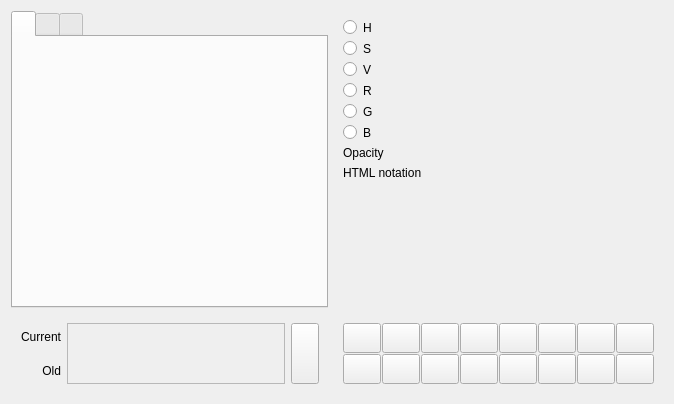
<?xml version="1.0" encoding="UTF-8"?>
<ui version="4.0">
 <class>CompoundColorWidget</class>
 <widget class="QWidget" name="CompoundColorWidget">
  <property name="geometry">
   <rect>
    <x>0</x>
    <y>0</y>
    <width>674</width>
    <height>404</height>
   </rect>
  </property>
  <property name="windowTitle">
   <string>Form</string>
  </property>
  <layout class="QGridLayout" name="gridLayout_2">
   <item row="0" column="0">
    <layout class="QGridLayout" name="mGridLayout" rowstretch="1,0" columnstretch="1,0">
     <property name="horizontalSpacing">
      <number>6</number>
     </property>
     <item row="0" column="1">
      <widget class="QWidget" name="mSlidersWidget" native="true">
       <layout class="QVBoxLayout" name="verticalLayout">
        <item>
         <layout class="QHBoxLayout" name="horizontalLayout_4" stretch="0,0,1">
          <item>
           <widget class="QRadioButton" name="mHueRadio">
            <property name="text">
             <string/>
            </property>
           </widget>
          </item>
          <item>
           <widget class="QLabel" name="label_5">
            <property name="text">
             <string>H</string>
            </property>
           </widget>
          </item>
          <item>
           <widget class="ColorSliderWidget" name="mHueSlider" native="true"/>
          </item>
         </layout>
        </item>
        <item>
         <layout class="QHBoxLayout" name="horizontalLayout_5" stretch="0,0,1">
          <item>
           <widget class="QRadioButton" name="mSaturationRadio">
            <property name="text">
             <string/>
            </property>
           </widget>
          </item>
          <item>
           <widget class="QLabel" name="label_6">
            <property name="text">
             <string>S</string>
            </property>
           </widget>
          </item>
          <item>
           <widget class="ColorSliderWidget" name="mSaturationSlider" native="true"/>
          </item>
         </layout>
        </item>
        <item>
         <layout class="QHBoxLayout" name="horizontalLayout_6" stretch="0,0,1">
          <item>
           <widget class="QRadioButton" name="mValueRadio">
            <property name="text">
             <string/>
            </property>
           </widget>
          </item>
          <item>
           <widget class="QLabel" name="label_7">
            <property name="text">
             <string>V</string>
            </property>
           </widget>
          </item>
          <item>
           <widget class="ColorSliderWidget" name="mValueSlider" native="true"/>
          </item>
         </layout>
        </item>
        <item>
         <layout class="QHBoxLayout" name="horizontalLayout" stretch="0,0,1">
          <item>
           <widget class="QRadioButton" name="mRedRadio">
            <property name="text">
             <string/>
            </property>
           </widget>
          </item>
          <item>
           <widget class="QLabel" name="label_8">
            <property name="text">
             <string>R</string>
            </property>
           </widget>
          </item>
          <item>
           <widget class="ColorSliderWidget" name="mRedSlider" native="true"/>
          </item>
         </layout>
        </item>
        <item>
         <layout class="QHBoxLayout" name="horizontalLayout_2" stretch="0,0,1">
          <item>
           <widget class="QRadioButton" name="mGreenRadio">
            <property name="text">
             <string/>
            </property>
           </widget>
          </item>
          <item>
           <widget class="QLabel" name="label_9">
            <property name="text">
             <string>G</string>
            </property>
           </widget>
          </item>
          <item>
           <widget class="ColorSliderWidget" name="mGreenSlider" native="true"/>
          </item>
         </layout>
        </item>
        <item>
         <layout class="QHBoxLayout" name="horizontalLayout_3" stretch="0,0,1">
          <item>
           <widget class="QRadioButton" name="mBlueRadio">
            <property name="text">
             <string/>
            </property>
           </widget>
          </item>
          <item>
           <widget class="QLabel" name="label_10">
            <property name="text">
             <string>B</string>
            </property>
           </widget>
          </item>
          <item>
           <widget class="ColorSliderWidget" name="mBlueSlider" native="true"/>
          </item>
         </layout>
        </item>
        <item>
         <layout class="QHBoxLayout" name="mAlphaLayout">
          <item>
           <widget class="QLabel" name="mAlphaLabel">
            <property name="text">
             <string>Opacity</string>
            </property>
           </widget>
          </item>
          <item>
           <widget class="ColorSliderWidget" name="mAlphaSlider" native="true"/>
          </item>
         </layout>
        </item>
        <item>
         <layout class="QHBoxLayout" name="horizontalLayout_8">
          <item>
           <widget class="QLabel" name="label">
            <property name="text">
             <string>HTML notation</string>
            </property>
           </widget>
          </item>
          <item>
           <widget class="ColorTextWidget" name="mColorText" native="true"/>
          </item>
         </layout>
        </item>
        <item>
         <spacer name="verticalSpacer">
          <property name="orientation">
           <enum>Qt::Vertical</enum>
          </property>
          <property name="sizeHint" stdset="0">
           <size>
            <width>20</width>
            <height>0</height>
           </size>
          </property>
         </spacer>
        </item>
       </layout>
      </widget>
     </item>
     <item row="1" column="0">
      <widget class="QWidget" name="mPreviewWidget" native="true">
       <property name="sizePolicy">
        <sizepolicy hsizetype="Preferred" vsizetype="Fixed">
         <horstretch>0</horstretch>
         <verstretch>0</verstretch>
        </sizepolicy>
       </property>
       <property name="maximumSize">
        <size>
         <width>16777215</width>
         <height>80</height>
        </size>
       </property>
       <layout class="QGridLayout" name="gridLayout" columnstretch="0,1,0">
        <item row="0" column="0">
         <widget class="QLabel" name="label_3">
          <property name="text">
           <string>Current</string>
          </property>
          <property name="alignment">
           <set>Qt::AlignRight|Qt::AlignTrailing|Qt::AlignVCenter</set>
          </property>
         </widget>
        </item>
        <item row="1" column="0">
         <widget class="QLabel" name="mOldColorLabel">
          <property name="text">
           <string>Old</string>
          </property>
          <property name="alignment">
           <set>Qt::AlignRight|Qt::AlignTrailing|Qt::AlignVCenter</set>
          </property>
         </widget>
        </item>
        <item row="0" column="2" rowspan="2">
         <widget class="QPushButton" name="mAddCustomColorButton">
          <property name="sizePolicy">
           <sizepolicy hsizetype="Minimum" vsizetype="Preferred">
            <horstretch>0</horstretch>
            <verstretch>0</verstretch>
           </sizepolicy>
          </property>
          <property name="minimumSize">
           <size>
            <width>28</width>
            <height>0</height>
           </size>
          </property>
          <property name="maximumSize">
           <size>
            <width>28</width>
            <height>16777215</height>
           </size>
          </property>
          <property name="toolTip">
           <string>Add color to swatch</string>
          </property>
          <property name="text">
           <string/>
          </property>
          <property name="iconSize">
           <size>
            <width>24</width>
            <height>24</height>
           </size>
          </property>
         </widget>
        </item>
        <item row="0" column="1" rowspan="2">
         <widget class="QFrame" name="frame_2">
          <property name="frameShape">
           <enum>QFrame::StyledPanel</enum>
          </property>
          <property name="frameShadow">
           <enum>QFrame::Raised</enum>
          </property>
          <layout class="QHBoxLayout" name="horizontalLayout_13">
           <property name="leftMargin">
            <number>1</number>
           </property>
           <property name="topMargin">
            <number>1</number>
           </property>
           <property name="rightMargin">
            <number>1</number>
           </property>
           <property name="bottomMargin">
            <number>1</number>
           </property>
           <item>
            <widget class="ColorPreviewWidget" name="mColorPreview" native="true">
             <property name="minimumSize">
              <size>
               <width>0</width>
               <height>40</height>
              </size>
             </property>
            </widget>
           </item>
          </layout>
         </widget>
        </item>
       </layout>
      </widget>
     </item>
     <item row="1" column="1">
      <widget class="QWidget" name="mSwatchesWidget" native="true">
       <property name="sizePolicy">
        <sizepolicy hsizetype="Preferred" vsizetype="Fixed">
         <horstretch>0</horstretch>
         <verstretch>0</verstretch>
        </sizepolicy>
       </property>
       <layout class="QGridLayout" name="gridLayout_4">
        <property name="spacing">
         <number>1</number>
        </property>
        <item row="1" column="0">
         <widget class="ColorButton" name="mSwatchButton9">
          <property name="minimumSize">
           <size>
            <width>38</width>
            <height>30</height>
           </size>
          </property>
          <property name="maximumSize">
           <size>
            <width>38</width>
            <height>30</height>
           </size>
          </property>
          <property name="text">
           <string/>
          </property>
         </widget>
        </item>
        <item row="1" column="2">
         <widget class="ColorButton" name="mSwatchButton11">
          <property name="minimumSize">
           <size>
            <width>38</width>
            <height>30</height>
           </size>
          </property>
          <property name="maximumSize">
           <size>
            <width>38</width>
            <height>30</height>
           </size>
          </property>
          <property name="text">
           <string/>
          </property>
         </widget>
        </item>
        <item row="1" column="3">
         <widget class="ColorButton" name="mSwatchButton12">
          <property name="minimumSize">
           <size>
            <width>38</width>
            <height>30</height>
           </size>
          </property>
          <property name="maximumSize">
           <size>
            <width>38</width>
            <height>30</height>
           </size>
          </property>
          <property name="text">
           <string/>
          </property>
         </widget>
        </item>
        <item row="0" column="4">
         <widget class="ColorButton" name="mSwatchButton5">
          <property name="minimumSize">
           <size>
            <width>38</width>
            <height>30</height>
           </size>
          </property>
          <property name="maximumSize">
           <size>
            <width>38</width>
            <height>30</height>
           </size>
          </property>
          <property name="text">
           <string/>
          </property>
         </widget>
        </item>
        <item row="0" column="1">
         <widget class="ColorButton" name="mSwatchButton2">
          <property name="minimumSize">
           <size>
            <width>38</width>
            <height>30</height>
           </size>
          </property>
          <property name="maximumSize">
           <size>
            <width>38</width>
            <height>30</height>
           </size>
          </property>
          <property name="text">
           <string/>
          </property>
         </widget>
        </item>
        <item row="0" column="2">
         <widget class="ColorButton" name="mSwatchButton3">
          <property name="minimumSize">
           <size>
            <width>38</width>
            <height>30</height>
           </size>
          </property>
          <property name="maximumSize">
           <size>
            <width>38</width>
            <height>30</height>
           </size>
          </property>
          <property name="text">
           <string/>
          </property>
         </widget>
        </item>
        <item row="0" column="0">
         <widget class="ColorButton" name="mSwatchButton1">
          <property name="minimumSize">
           <size>
            <width>38</width>
            <height>30</height>
           </size>
          </property>
          <property name="maximumSize">
           <size>
            <width>38</width>
            <height>30</height>
           </size>
          </property>
          <property name="text">
           <string/>
          </property>
         </widget>
        </item>
        <item row="1" column="4">
         <widget class="ColorButton" name="mSwatchButton13">
          <property name="minimumSize">
           <size>
            <width>38</width>
            <height>30</height>
           </size>
          </property>
          <property name="maximumSize">
           <size>
            <width>38</width>
            <height>30</height>
           </size>
          </property>
          <property name="text">
           <string/>
          </property>
         </widget>
        </item>
        <item row="0" column="5">
         <widget class="ColorButton" name="mSwatchButton6">
          <property name="minimumSize">
           <size>
            <width>38</width>
            <height>30</height>
           </size>
          </property>
          <property name="maximumSize">
           <size>
            <width>38</width>
            <height>30</height>
           </size>
          </property>
          <property name="text">
           <string/>
          </property>
         </widget>
        </item>
        <item row="0" column="6">
         <widget class="ColorButton" name="mSwatchButton7">
          <property name="minimumSize">
           <size>
            <width>38</width>
            <height>30</height>
           </size>
          </property>
          <property name="maximumSize">
           <size>
            <width>38</width>
            <height>30</height>
           </size>
          </property>
          <property name="text">
           <string/>
          </property>
         </widget>
        </item>
        <item row="1" column="5">
         <widget class="ColorButton" name="mSwatchButton14">
          <property name="minimumSize">
           <size>
            <width>38</width>
            <height>30</height>
           </size>
          </property>
          <property name="maximumSize">
           <size>
            <width>38</width>
            <height>30</height>
           </size>
          </property>
          <property name="text">
           <string/>
          </property>
         </widget>
        </item>
        <item row="1" column="6">
         <widget class="ColorButton" name="mSwatchButton15">
          <property name="minimumSize">
           <size>
            <width>38</width>
            <height>30</height>
           </size>
          </property>
          <property name="maximumSize">
           <size>
            <width>38</width>
            <height>30</height>
           </size>
          </property>
          <property name="text">
           <string/>
          </property>
         </widget>
        </item>
        <item row="0" column="7">
         <widget class="ColorButton" name="mSwatchButton8">
          <property name="minimumSize">
           <size>
            <width>38</width>
            <height>30</height>
           </size>
          </property>
          <property name="maximumSize">
           <size>
            <width>38</width>
            <height>30</height>
           </size>
          </property>
          <property name="text">
           <string/>
          </property>
         </widget>
        </item>
        <item row="1" column="7">
         <widget class="ColorButton" name="mSwatchButton16">
          <property name="minimumSize">
           <size>
            <width>38</width>
            <height>30</height>
           </size>
          </property>
          <property name="maximumSize">
           <size>
            <width>38</width>
            <height>30</height>
           </size>
          </property>
          <property name="text">
           <string/>
          </property>
         </widget>
        </item>
        <item row="0" column="3">
         <widget class="ColorButton" name="mSwatchButton4">
          <property name="minimumSize">
           <size>
            <width>38</width>
            <height>30</height>
           </size>
          </property>
          <property name="maximumSize">
           <size>
            <width>38</width>
            <height>30</height>
           </size>
          </property>
          <property name="text">
           <string/>
          </property>
         </widget>
        </item>
        <item row="1" column="1">
         <widget class="ColorButton" name="mSwatchButton10">
          <property name="minimumSize">
           <size>
            <width>38</width>
            <height>30</height>
           </size>
          </property>
          <property name="maximumSize">
           <size>
            <width>38</width>
            <height>30</height>
           </size>
          </property>
          <property name="text">
           <string/>
          </property>
         </widget>
        </item>
       </layout>
      </widget>
     </item>
     <item row="0" column="0">
      <widget class="QTabWidget" name="mTabWidget">
       <property name="currentIndex">
        <number>0</number>
       </property>
       <property name="iconSize">
        <size>
         <width>16</width>
         <height>16</height>
        </size>
       </property>
       <widget class="QWidget" name="iconColorBox">
        <attribute name="title">
         <string/>
        </attribute>
        <attribute name="toolTip">
         <string>Color ramp</string>
        </attribute>
        <layout class="QHBoxLayout" name="horizontalLayout_9">
         <item>
          <widget class="ColorBox" name="mColorBox" native="true"/>
         </item>
         <item>
          <widget class="ColorRampWidget" name="mVerticalRamp" native="true"/>
         </item>
        </layout>
       </widget>
       <widget class="QWidget" name="widget">
        <attribute name="title">
         <string/>
        </attribute>
        <attribute name="toolTip">
         <string>Color wheel</string>
        </attribute>
        <layout class="QHBoxLayout" name="horizontalLayout_10">
         <item>
          <widget class="ColorWheel" name="mColorWheel" native="true"/>
         </item>
        </layout>
       </widget>
       <widget class="QWidget" name="tab_2">
        <attribute name="title">
         <string/>
        </attribute>
        <attribute name="toolTip">
         <string>Color picker</string>
        </attribute>
        <layout class="QVBoxLayout" name="verticalLayout_4">
         <item>
          <layout class="QHBoxLayout" name="horizontalLayout_12">
           <item>
            <widget class="QLabel" name="label_2">
             <property name="text">
              <string>Sample average radius</string>
             </property>
            </widget>
           </item>
           <item>
            <widget class="QSpinBox" name="mSpinBoxRadius">
             <property name="suffix">
              <string> px</string>
             </property>
             <property name="minimum">
              <number>1</number>
             </property>
             <property name="maximum">
              <number>100</number>
             </property>
            </widget>
           </item>
          </layout>
         </item>
         <item>
          <widget class="QPushButton" name="mSampleButton">
           <property name="text">
            <string>Sample color</string>
           </property>
          </widget>
         </item>
         <item>
          <widget class="QLabel" name="label_4">
           <property name="text">
            <string>&lt;i&gt;Press space to sample a color from under the mouse cursor&lt;/i&gt;</string>
           </property>
           <property name="textFormat">
            <enum>Qt::AutoText</enum>
           </property>
           <property name="wordWrap">
            <bool>true</bool>
           </property>
          </widget>
         </item>
         <item>
          <widget class="QFrame" name="frame">
           <property name="frameShape">
            <enum>QFrame::StyledPanel</enum>
           </property>
           <property name="frameShadow">
            <enum>QFrame::Raised</enum>
           </property>
           <layout class="QVBoxLayout" name="verticalLayout_5">
            <property name="leftMargin">
             <number>1</number>
            </property>
            <property name="topMargin">
             <number>1</number>
            </property>
            <property name="rightMargin">
             <number>1</number>
            </property>
            <property name="bottomMargin">
             <number>1</number>
            </property>
            <item>
             <widget class="ColorPreviewWidget" name="mSamplePreview" native="true">
              <property name="minimumSize">
               <size>
                <width>0</width>
                <height>40</height>
               </size>
              </property>
             </widget>
            </item>
           </layout>
          </widget>
         </item>
         <item>
          <spacer name="verticalSpacer_2">
           <property name="orientation">
            <enum>Qt::Vertical</enum>
           </property>
           <property name="sizeHint" stdset="0">
            <size>
             <width>20</width>
             <height>0</height>
            </size>
           </property>
          </spacer>
         </item>
        </layout>
       </widget>
      </widget>
     </item>
    </layout>
   </item>
  </layout>
 </widget>
 <customwidgets>
  <customwidget>
   <class>ColorBox</class>
   <extends>QWidget</extends>
   <header>colorwidgets/colorbox.h</header>
   <container>1</container>
  </customwidget>
  <customwidget>
   <class>ColorButton</class>
   <extends>QToolButton</extends>
   <header>colorwidgets/colorbutton.h</header>
  </customwidget>
  <customwidget>
   <class>ColorPreviewWidget</class>
   <extends>QWidget</extends>
   <header>colorwidgets/colorpreviewwidget.h</header>
   <container>1</container>
  </customwidget>
  <customwidget>
   <class>ColorRampWidget</class>
   <extends>QWidget</extends>
   <header>colorwidgets/colorrampwidget.h</header>
   <container>1</container>
  </customwidget>
  <customwidget>
   <class>ColorSliderWidget</class>
   <extends>QWidget</extends>
   <header>colorwidgets/colorsliderwidget.h</header>
   <container>1</container>
  </customwidget>
  <customwidget>
   <class>ColorWheel</class>
   <extends>QWidget</extends>
   <header>colorwidgets/colorwheel.h</header>
   <container>1</container>
  </customwidget>
  <customwidget>
   <class>ColorTextWidget</class>
   <extends>QWidget</extends>
   <header>colorwidgets/colortextwidget.h</header>
   <container>1</container>
  </customwidget>
 </customwidgets>
 <resources/>
 <connections/>
</ui>
